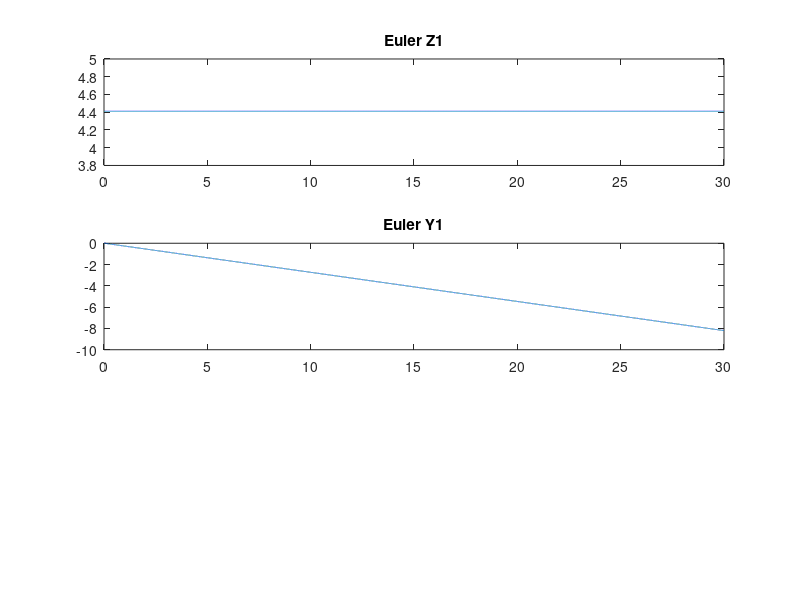
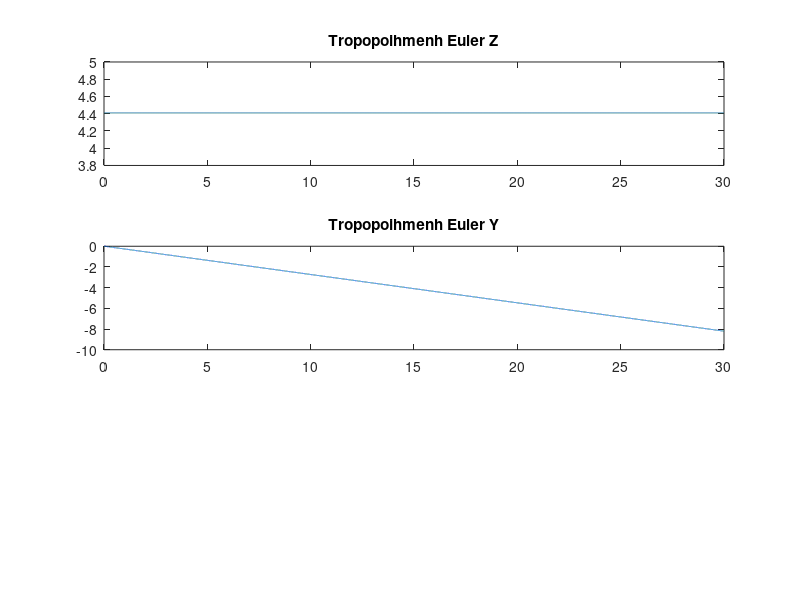

Write MATLAB code to recreate these figures, in order.
%DEDOMENA

M=1;
Iz=0.08;
g=9.81;
am=4410;

zTonos=0;  %z'(0)=0
yTonos=0;  %y'(0)=0

%arxikes sunthikes

fz= M*g;
tz=-(am/10000);
z0= am/1000;
y0=0;
Cz= 3-(am/5000);
Cy= 5+(am/5000);

%erwthma b dedomena

h=0.001;
t=0:h:30;

% z1  = z                      ara z1 = z(0)
% z2  = z1' = z' = f1(t,z1,z2) ara z2 = z'(0)
% z2' = z'' =      f2(t,z1,z2) 
%z1 = z0;
%z2 = z0tonos;

z1(1)= z0;
z2(1)= zTonos;

% y1  = y                      ara y1 = y(0)
% y2  = y1' = y' = g1(t,y1,y2) ara y2 = y'(0)
% y2' = y'' =      g2(t,y1,y2) 
%y1 = y0;
%y2 = y0tonos;

y1(1)= y0;
y2(1)= yTonos;

%f1=@(t,z1,z2) (z2);
%f2=@(t,z1,z2) ((fz-(g.*M)-Cz.*(abs(z2).*z2))./M);
%g1=@(t,y1,y2) (y2);
%g2=@(t,y1,y2) ((tz-Cy.*abs(y2).*y2)./Iz);      

% metraei apo 1-30 kai oxi apo 0-29 pou tha thelame, afou tha eprepe na einai n+1=30
% auto ginetai giati to octave dn afhnei na arxikopoihsoume timh z1(0)
% epeidh theloume vhma 0,001 kai n prepei na einai akeraios arithmos
% to panw orio ths for tha einai 30*1000=30000 me vhma 1  

% Euler gia Z kai Y
function f1a = f1(t,z1,z2)
  f1a = z2;
end
function f2a = f2(t,z1,z2)
  M = 1;
  g=9.81;
  am = 4410;
  fz= M*g;
  Cz= 3-(am/5000);
  f2a = (fz-(g*M)-Cz*(abs(z2)*z2))./M;
end
function g1a = g1(t,y1,y2)
  g1a = y2;
end
function g2a = g2(t,y1,y2)
  am = 4410;
  tz= -(am/10000);
  Cy= 5+(am/5000);
  Iz=0.08;
  g2a = (tz-Cy.*abs(y2).*y2)./Iz;
end

for n=1:1:30000;
  z1(n+1)= z1(n)+ h*(f1(t(n),z1(n),z2(n)));  %den xreiazetai h parenthesh meta to h kai prin to f
  z2(n+1)= z2(n)+ h*(f2(t(n),z1(n),z2(n)));
  y1(n+1)= y1(n)+ h*(g1(t(n),y1(n),y2(n)));
  y2(n+1)= y2(n)+ h*(g2(t(n),y1(n),y2(n)));
endfor

figure(1);

% grafikh gia Z1
subplot(311);
plot(t,z1);
title('Euler Z1');

% grafikh gia Y1
subplot(312);
plot(t,y1);
title('Euler Y1');

% tropopoihmenh Euler arxikes sunthikes
z1trop(1)= z0;
z2trop(1)= zTonos;
y1trop(1)= y0;
y2trop(1)= yTonos;

% tropopoihmenh Euler gia Z kai Y
for n=1:1:30000;
  z1trop(n+1)= z1trop(n)+ h*f1(t(n)+h/2,z1trop(n)+h/2,z2trop(n)+h/2*f2(t(n),z1trop(n),z2trop(n)));
  z2trop(n+1)= z2trop(n)+ h*f2(t(n)+h/2,z1trop(n)+h/2,z2trop(n)+h/2*f2(t(n),z1trop(n),z2trop(n)));
  y1trop(n+1)= y1trop(n)+ h*g1(t(n)+h/2,y1trop(n)+h/2,y2trop(n)+h/2*g2(t(n),y1trop(n),y2trop(n)));
  y2trop(n+1)= y2trop(n)+ h*g2(t(n)+h/2,y1trop(n)+h/2,y2trop(n)+h/2*g2(t(n),y1trop(n),y2trop(n)));
endfor

figure(2);

% grafikh gia Z tropopoihmenh
subplot(311);
plot(t,z1trop);
title('Tropopoihmenh Euler Z');

% grafikh gia Y tropopoihmenh
subplot(312);
plot(t,y1trop);
title('Tropopoihmenh Euler Y');
